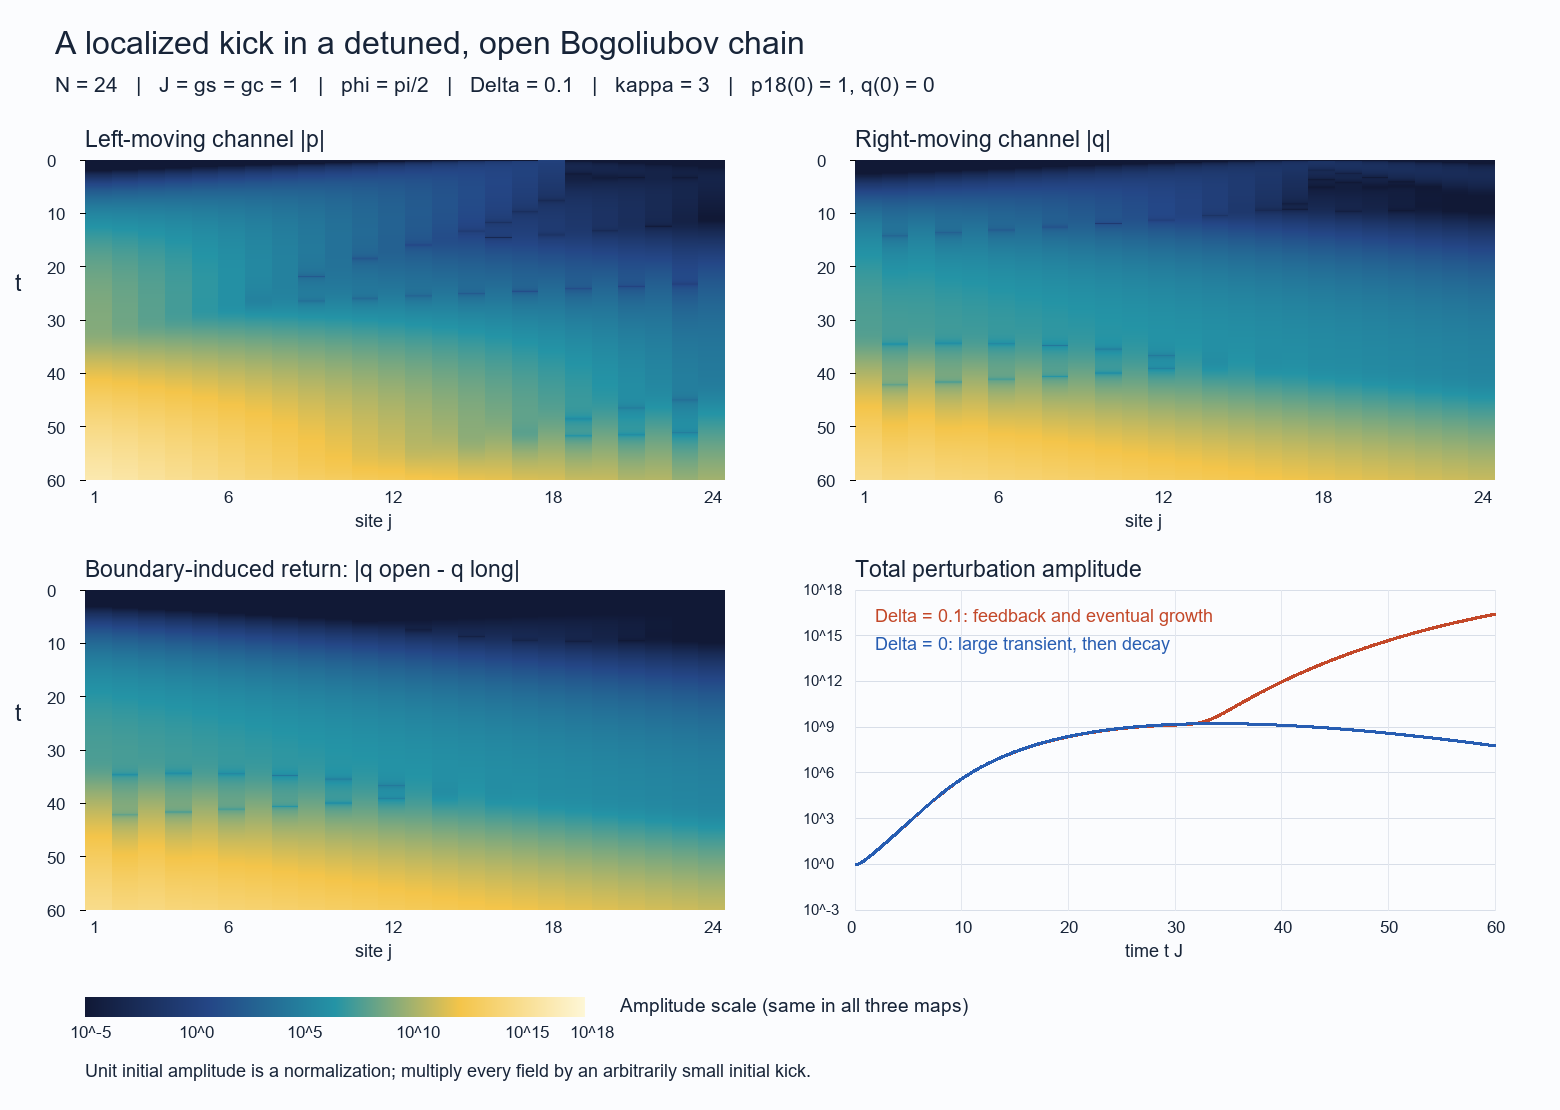

The script that saved this image:
import numpy as np
from scipy.sparse import diags, bmat, eye
from scipy.sparse.linalg import expm_multiply
import sys
sys.path.append('C:/Users/diego/.cache/codex-runtimes/codex-primary-runtime/dependencies/python/Lib/site-packages')
from PIL import Image, ImageDraw, ImageFont

N=24; kappa=3.; delta=.1; t=np.linspace(0,60,1201)
def evolve(n, initial, delta):
    s=diags([np.ones(n-1)],[1],shape=(n,n),format='csr'); ident=eye(n,format='csr')
    a=bmat([[(1-kappa/2)*ident+2*s,delta*ident],[-delta*ident,-(1+kappa/2)*ident-2*s.T]],format='csr')
    y=np.zeros(2*n); y[initial]=1
    return expm_multiply(a,y,start=0,stop=60,num=len(t),traceA=-kappa*n)
y=evolve(N,17,delta); z=evolve(N,17,0)
pad=180; big=evolve(N+2*pad,pad+17,delta)
bulk=np.concatenate([big[:,pad:pad+N],big[:,N+2*pad+pad:N+2*pad+pad+N]],axis=1)
diff=y-bulk
# Independent time-step refinement by fourth-order Runge-Kutta.
def rhs(v):
    p,q=v[:N],v[N:]; dp=-.5*p+.1*q; dq=-2.5*q-.1*p
    dp[:-1]+=2*p[1:]; dq[1:]-=2*q[:-1]
    return np.r_[dp,dq]
v=np.zeros(2*N);v[17]=1;dt=.005
for _ in range(12000):
    a=rhs(v);b=rhs(v+dt*a/2);c=rhs(v+dt*b/2);d=rhs(v+dt*c);v+=dt*(a+2*b+2*c+d)/6
print('RK4 relative final error',np.linalg.norm(v-y[-1])/np.linalg.norm(y[-1]))
norm=np.linalg.norm(y,axis=1); norm0=np.linalg.norm(z,axis=1)
print('late fitted amplitude growth',np.polyfit(t[t>=45],np.log(norm[t>=45]),1)[0])
for time in [0,5,10,15,20,30,40,60]:
    i=round(time/.05);print(time,norm[i],norm0[i],np.linalg.norm(diff[i]))

im=Image.new('RGB',(1560,1110),'#fbfcfe');draw=ImageDraw.Draw(im)
fontpath='C:/Windows/Fonts/arial.ttf'
def f(n):return ImageFont.truetype(fontpath,n)
def txt(x,y,s,size=22,fill='#172438'):draw.text((x,y),s,font=f(size),fill=fill)
txt(55,25,'A localized kick in a detuned, open Bogoliubov chain',32)
txt(55,72,'N = 24   |   J = gs = gc = 1   |   phi = pi/2   |   Delta = 0.1   |   kappa = 3   |   p18(0) = 1, q(0) = 0',21)
colors=np.array([[17,25,54],[37,71,135],[36,148,166],[244,197,74],[254,247,215]])
def color(val):
    u=np.clip((val+5)/23,0,1)*4;k=np.minimum(u.astype(int),3);a=(u-k)[...,None]
    return ((1-a)*colors[k]+a*colors[k+1]).astype('uint8')
def heat(x,y,data,title):
    w,h=640,320
    arr=color(np.log10(np.maximum(abs(data[::2]),1e-30)))
    panel=Image.fromarray(arr).resize((w,h),Image.Resampling.NEAREST)
    im.paste(panel,(x,y));txt(x,y-34,title,23)
    for time in [0,10,20,30,40,50,60]:
        yy=y+time/60*h;draw.line((x-5,yy,x,yy),fill='black');txt(x-38,yy-9,str(time),17)
    for site in [1,6,12,18,24]:txt(x+(site-.5)/24*w-8,y+h+7,str(site),17)
    txt(x+270,y+h+30,'site j',18)
heat(85,160,y[:,:N],'Left-moving channel |p|')
heat(855,160,y[:,N:],'Right-moving channel |q|')
txt(15,270,'t',23)
heat(85,590,diff[:,N:],'Boundary-induced return: |q open - q long|')
txt(15,700,'t',23)
# Time histories on log scale.
x,y0,w,h=855,590,640,320
txt(x,y0-34,'Total perturbation amplitude',23)
for power in [-3,0,3,6,9,12,15,18]:
    yy=y0+h-(power+3)/21*h;draw.line((x,yy,x+w,yy),fill='#d8dee8');txt(x-52,yy-9,'10^'+str(power),15)
for time in [0,10,20,30,40,50,60]:
    xx=x+time/60*w;draw.line((xx,y0,xx,y0+h),fill='#e3e7ee');txt(xx-8,y0+h+7,str(time),17)
for values,col in [(norm,'#c34829'),(norm0,'#275db2')]:
    pts=[(x+tt/60*w,y0+h-(np.clip(np.log10(max(val,1e-30)),-3,18)+3)/21*h) for tt,val in zip(t,values)]
    draw.line(pts,fill=col,width=3)
txt(x+20,y0+15,'Delta = 0.1: feedback and eventual growth',18,'#c34829')
txt(x+20,y0+43,'Delta = 0: large transient, then decay',18,'#275db2')
txt(x+270,y0+h+30,'time t J',18)
# Shared color scale for the three maps.
bar=np.linspace(-5,18,500)[None,:];im.paste(Image.fromarray(color(bar)).resize((500,20)),(85,997))
for value in [-5,0,5,10,15,18]:txt(85+(value+5)/23*500-15,1022,'10^'+str(value),17)
txt(620,994,'Amplitude scale (same in all three maps)',19)
txt(85,1060,'Unit initial amplitude is a normalization; multiply every field by an arbitrarily small initial kick.',18)
im.save('tmp/reflection_demo.png')
